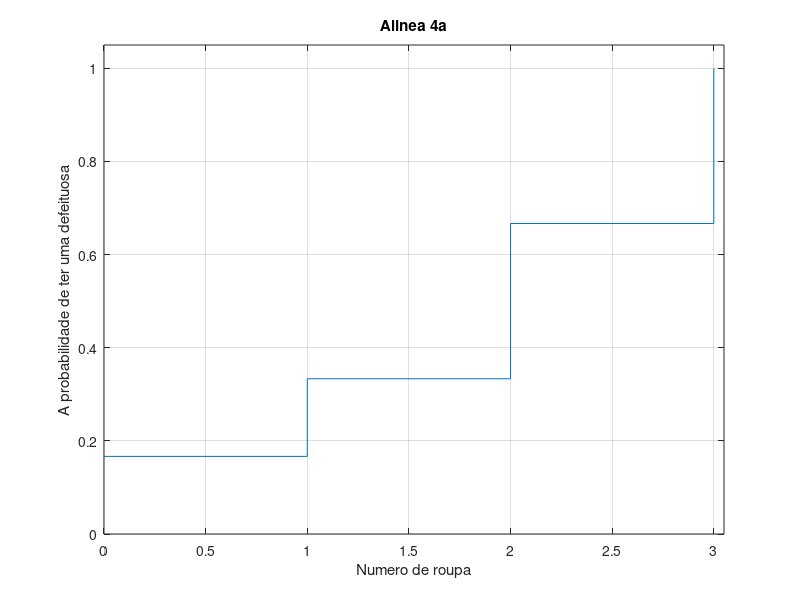

This figure's MATLAB source:
n = 3;        %  num roupas 
i = 0:1:n;
p = 0.3       %  Probabilidade do evento

% array de quantas vezes aconteceu cada numero de coroas
% (se arrayProbs(1) for 3, quer dizer que em só 3 experiencias nao houve qualquer defeito)
arrayProbs = [1/6 1/6 1/3 1/3];

PMassax = arrayProbs


stairs(i, cumsum(PMassax));
title('Alinea 4a');
xlabel('Numero de roupa');
ylabel('A probabilidade de ter uma defeituosa');
axis([0 3.05 0 1.05]);
grid on;

media = sum(i.*PMassax)
variancia = sum((i.^2).*PMassax) - media^2  % = var(i, PMassax)
desvio = sqrt(variancia)                    % = std(variancia)

P2Defeito = sum(PMassax) - PMassax(1) - PMassax(2)
